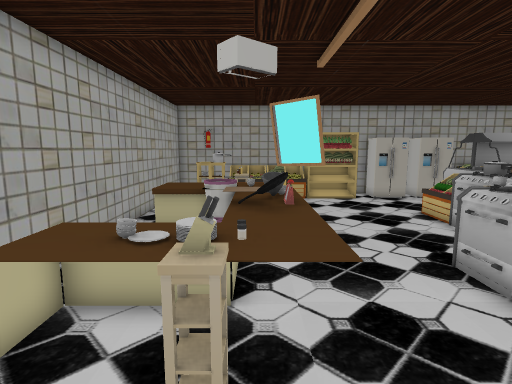
View 1 (above)

23 first-person views from a walk through a Unity game level. The camera is 1.5 m above the floor, tilts 8° down and sees 80° across. The floor is counted in squares, 0.5 m on a side. Each view is taken from the middle of a square. On the plan, view 1 faces up. The plan holds only what a view shows up to about 20 squares ahead; the rest is blank. The player is left out.

View 2
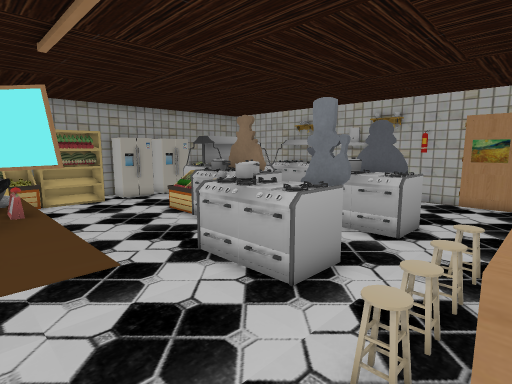

View 3
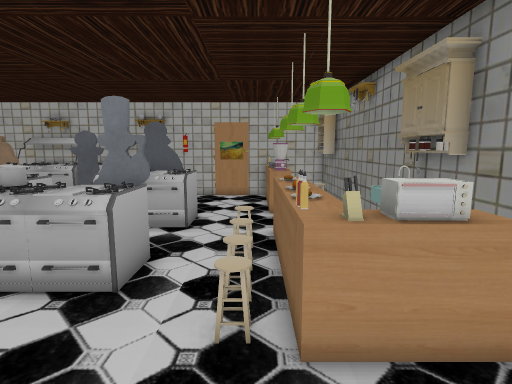

View 4
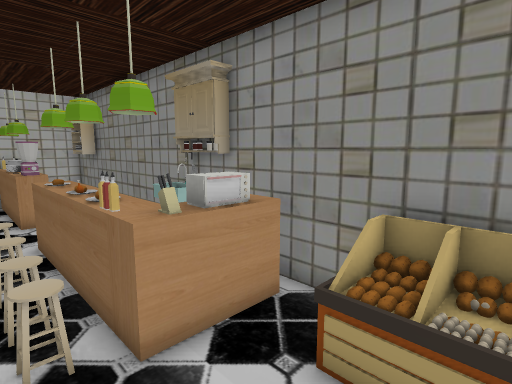

View 5
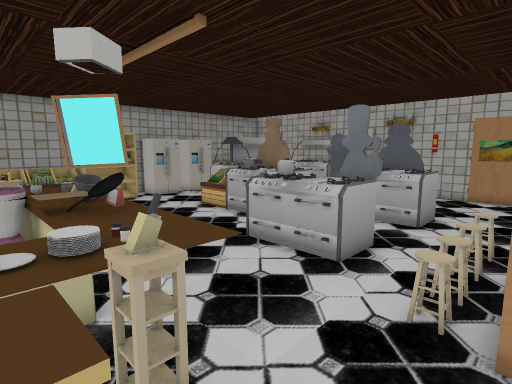

View 6
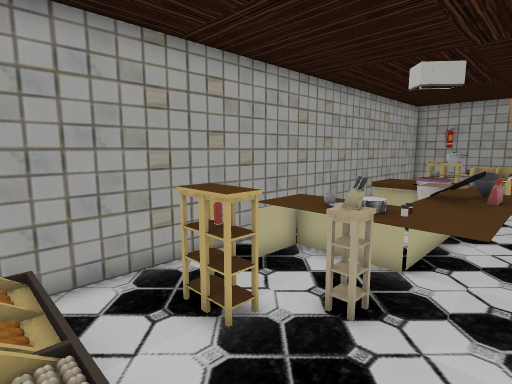

View 7
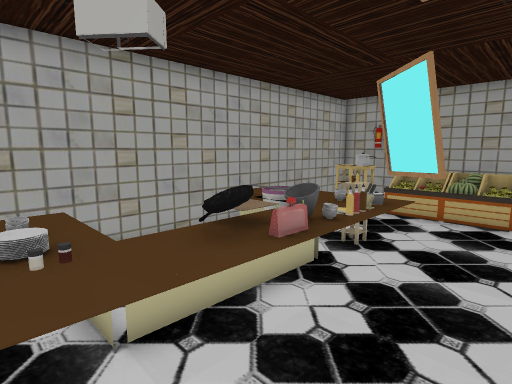

View 8
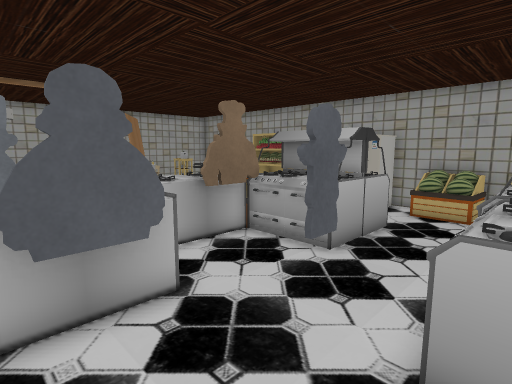

View 9
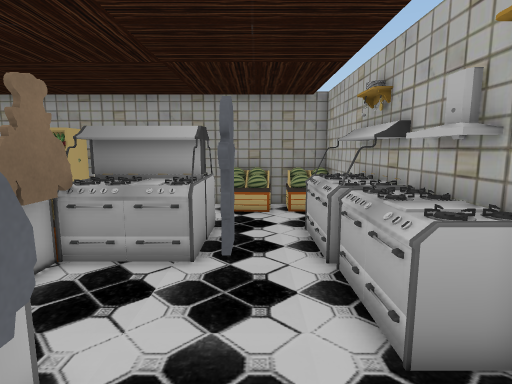

View 10
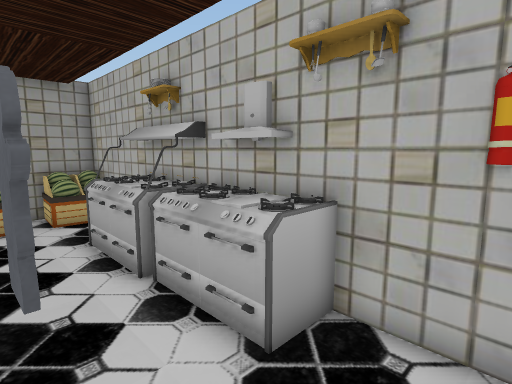

View 11
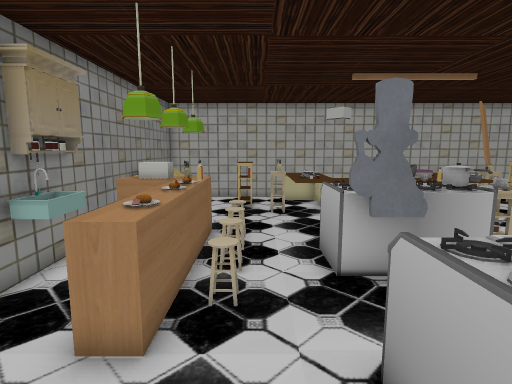

View 12
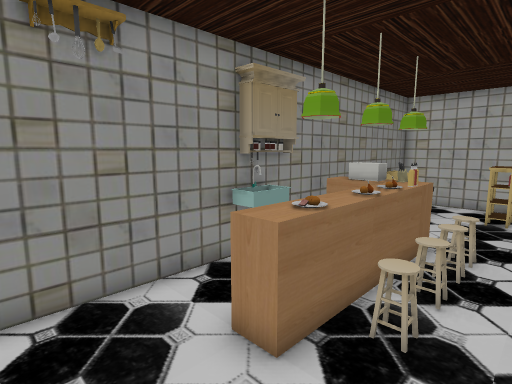

View 13
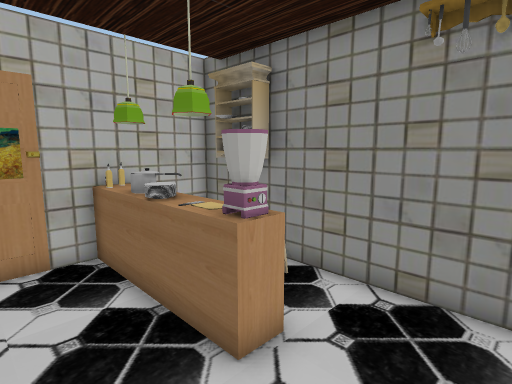

View 14
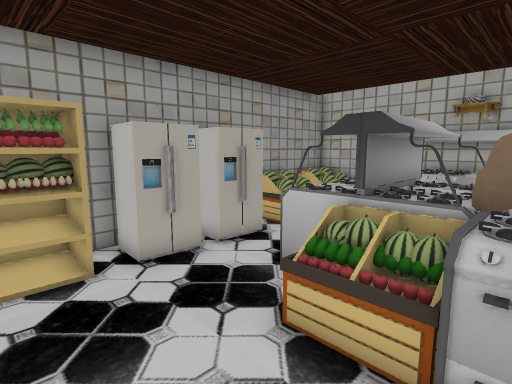

View 15
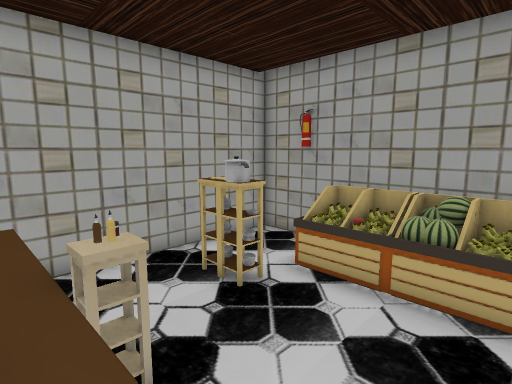

View 16
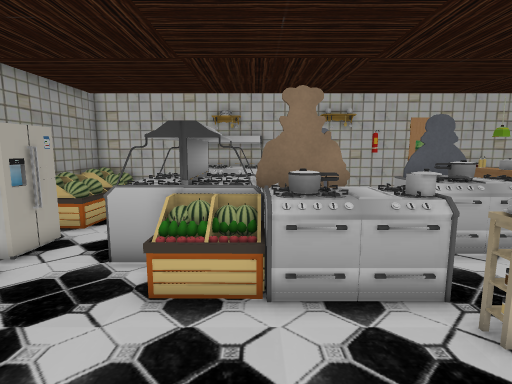

View 17
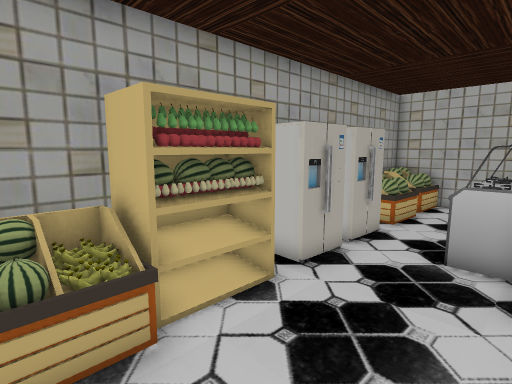

View 18
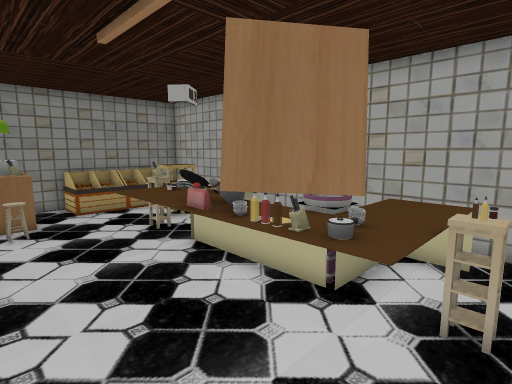

View 19
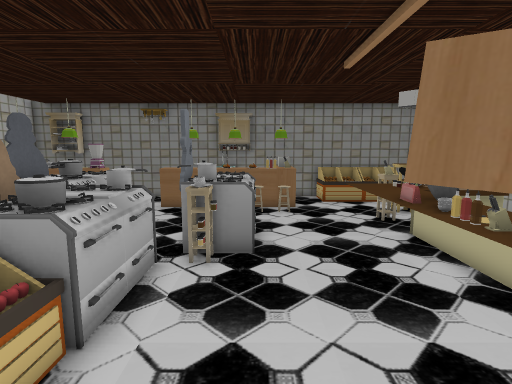

View 20
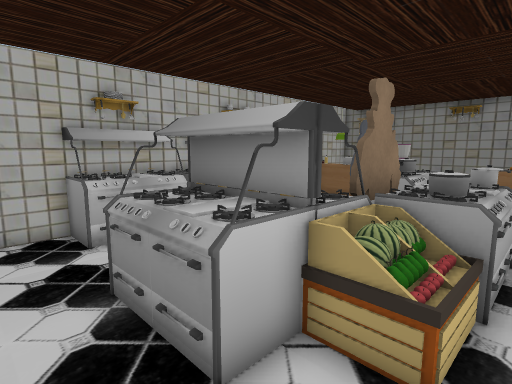

View 21
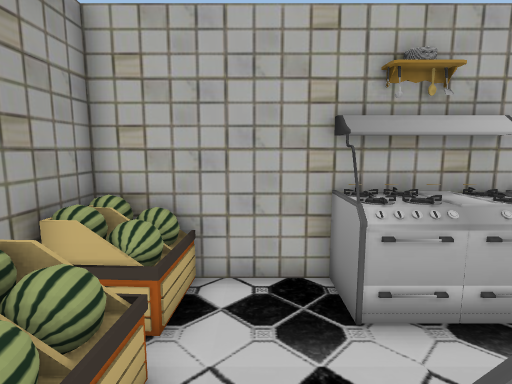

View 22
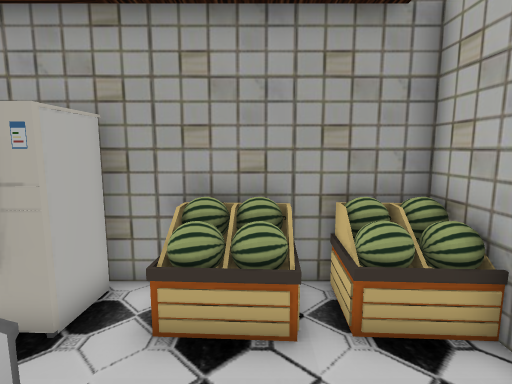

View 23
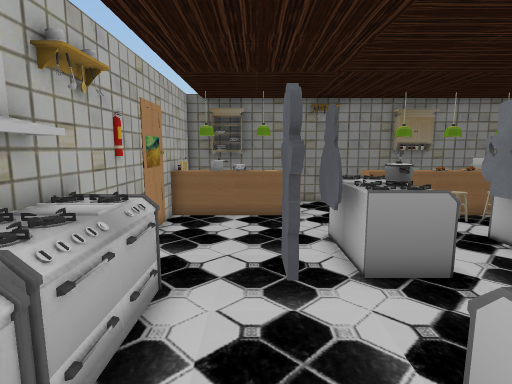

### Floor plan
Points are (right, up) in squares from view 1. A wall is a line through its corners. A room is listed if a view was taken in it or the views show most of it. See-through windows are left out.
Room 1 (views 1, 2, 3, 4, 5, 6, 7, 8, 9, 10, 11, 12, 13, 14, 15, 16, 17, 18, 19, 20, 21, 22, 23)
walls: (7.6, 20.6) (5.9, 20.6); (3.4, 20.6) (-5.2, 20.6) (-5.2, -3.4); (8.4, -3.4) (14.5, -3.4); (13.6, 20.6) (11.6, 20.6); (1.4, -3.4) (2.6, -3.4); (16.6, 20.6) (15.4, 20.6); (17.4, -3.4) (18.8, -3.4) (18.8, 20.6)
objects: shelf (-4, -3) to (-2, -1); other object (-4, 4) to (1, 6); other object (-4, 11) to (-1, 13); other object (-3, 1) to (-3, 2); other object (-3, 16) to (-3, 17); other object (-2, 1) to (-2, 2); other object (-2, 4); other object (-2, 5); other object (-2, 10) to (-1, 11); pot (-2, 16) to (-1, 17); shelf (-2, 18) to (-2, 20); shelf (-1, -3) to (1, -1); other object (-1, 3); other object (-1, 4) to (-1, 5); other object (-1, 7) to (0, 8); other object (-1, 9) to (0, 9); other object (-1, 13); other object (-1, 13) to (0, 14); other object (-1, 18); other object (0, 3); other object (0, 5); other object (0, 7) to (1, 7); other object (0, 10); other object (0, 11); other object (0, 12) to (1, 12); other object (0, 18); other object (0, 19); other object (0, 20); other object (1, 8); other object (1, 9); other object (1, 10); other object (1, 11); other object (1, 13); shelf (1, 18) to (1, 20); other object (2, 11); other object (2, 18); other object (2, 19); other object (2, 20); other object (3, -3) to (4, -3); oven (3, -2) to (4, -1); other object (3, 0); other object (3, 1) to (4, 2); other object (3, 18); other object (3, 20); other object (4, 0); other object (4, 19); shelf (4, 20) to (6, 20); other object (5, -3); other object (5, -1) to (7, -1); other object (5, 0); other object (5, 1) to (5, 2); other object (5, 4) to (7, 7); other object (5, 19); other object (6, -3) to (8, -2); other object (6, 0); other object (6, 1) to (7, 2); pot (6, 7) to (7, 7); other object (6, 8); other object (6, 19); other object (7, 0); other object (7, 4) to (8, 5); other object (7, 8); other object (7, 13); other object (7, 14); fridge (7, 19) to (9, 20); other object (8, -1) to (10, 0); other object (8, 0); other object (8, 1) to (8, 2); pot (8, 8) to (9, 9); other object (8, 10); other object (8, 10) to (9, 11); shelf (8, 12) to (10, 14); other object (8, 13); other object (8, 14); other object (8, 15); other object (9, 0); other object (9, 8) to (10, 9); other object (10, 4) to (12, 7); other object (10, 10) to (10, 11); other object (10, 15) to (13, 16); fridge (10, 18) to (12, 20); other object (11, 6); other object (11, 12) to (13, 14); other object (13, -1) to (15, -1); other object (13, 0) to (14, 0); other object (13, 5) to (13, 6); shelf (13, 18) to (16, 20); other object (14, 9) to (15, 10); other object (14, 21); other object (15, -3) to (15, -2); other object (15, 0); other object (15, 21); other object (16, -3); pot (16, -1) to (17, 0); other object (16, 0); other object (17, -3); other object (17, -1) to (18, -1); other object (17, 8) to (18, 11); other object (17, 12) to (18, 15); shelf (17, 18) to (18, 20); other object (17, 21); other object (18, 9) to (18, 11); other object (18, 21)

Where each view was taken, in squares from view 1:
view 1: 0 up, 0 right, facing up
view 2: 0 up, 0 right, facing up-right
view 3: 1 up, 1 left, facing right
view 4: 2 up, 1 left, facing down-right
view 5: 0 up, 2 left, facing up-right
view 6: 2 down, 2 right, facing up-left
view 7: 4 up, 4 right, facing up-left
view 8: 4 up, 18 right, facing up-left
view 9: 4 up, 15 right, facing up
view 10: 5 up, 14 right, facing up-right
view 11: 2 up, 14 right, facing left
view 12: 3 up, 13 right, facing down-left
view 13: 3 up, 10 right, facing down-right
view 14: 11 up, 4 right, facing up-right
view 15: 12 up, 3 right, facing up-left
view 16: 12 up, 2 right, facing right
view 17: 14 up, 1 right, facing up-right
view 18: 14 up, 5 right, facing down-left
view 19: 16 up, 5 right, facing down
view 20: 18 up, 7 right, facing down-right
view 21: 17 up, 12 right, facing right
view 22: 14 up, 15 right, facing up
view 23: 14 up, 15 right, facing down
